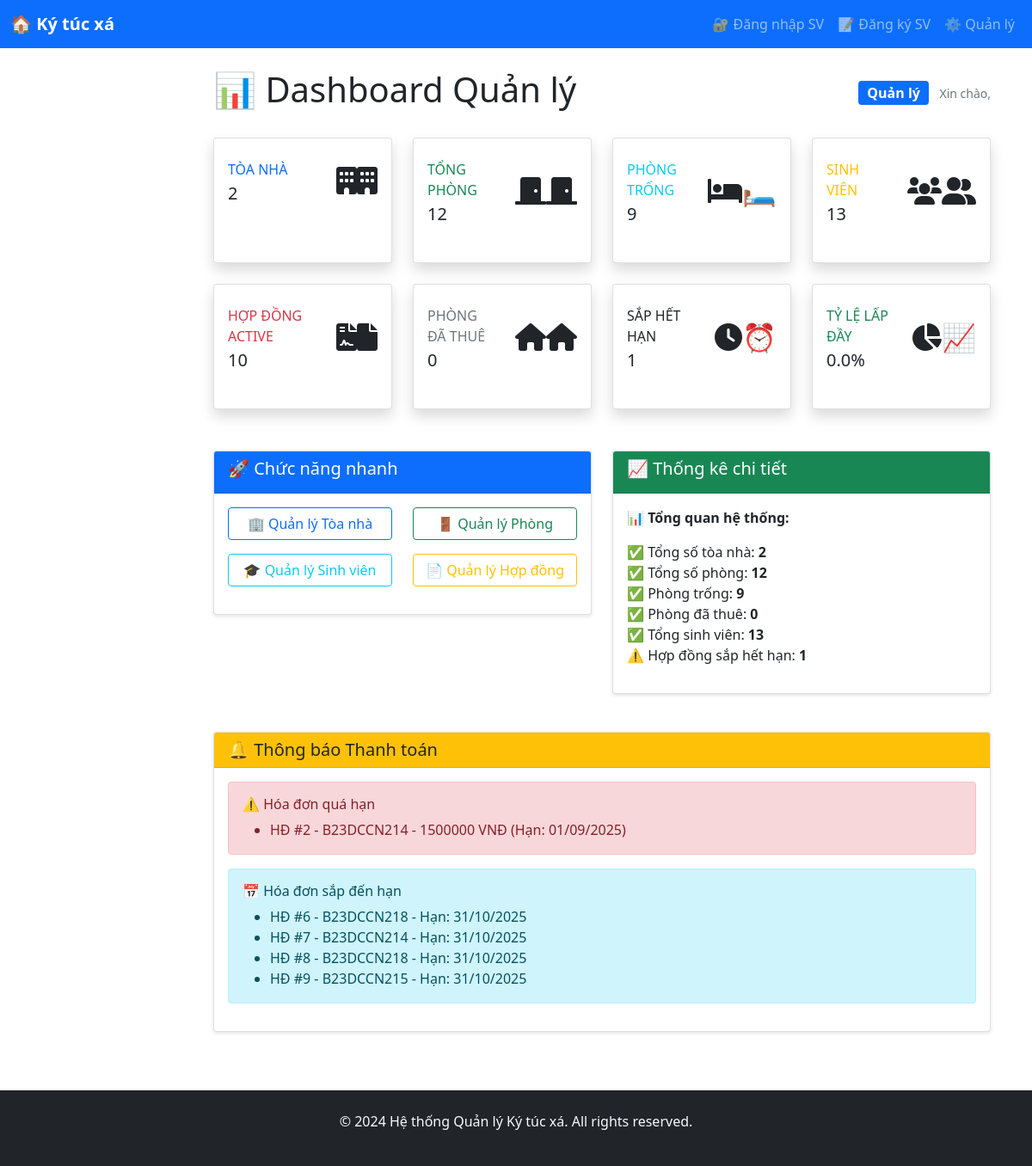
Before: /dashboard/ with the older database file.
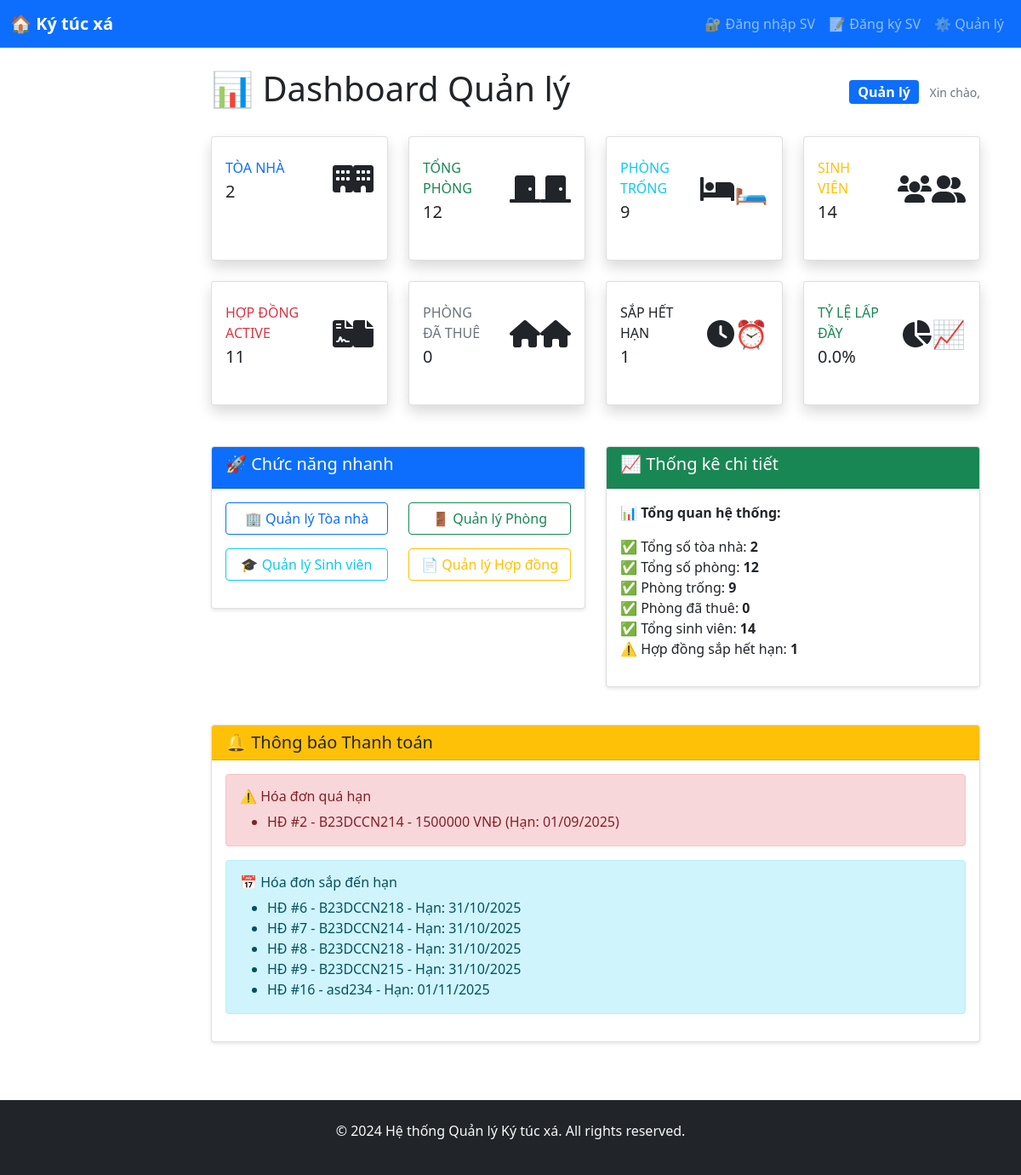
After: the same page with the newer database file.
### payment/models.py (models this page shows, shortened)
class Payment(models.Model):
    PAYMENT_METHODS = (
        ('cash', 'Tiền mặt'),
        ('bank_transfer', 'Chuyển khoản'),
        ('momo', 'Ví MoMo'),
        ('zalopay', 'ZaloPay'),
    )
    STATUS_CHOICES = (
        ('pending', 'Chờ thanh toán'),
        ('paid', 'Đã thanh toán'),
        ('cancelled', 'Đã hủy'),
        ('failed', 'Thất bại'),
    )
    contract = models.ForeignKey(Contract, on_delete=models.CASCADE)
    student = models.ForeignKey(
        Student,
        on_delete=models.CASCADE,
        default=1  # ID của student mặc định
    )
    amount = models.DecimalField(max_digits=12, decimal_places=2)
    payment_method = models.CharField(max_length=20, choices=PAYMENT_METHODS, default='cash')
    status = models.CharField(max_length=20, choices=STATUS_CHOICES, default='pending')
    due_date = models.DateField()
    paid_date = models.DateField(null=True, blank=True)
    transaction_id = models.CharField(max_length=100, blank=True)
    notes = models.TextField(blank=True)
    created_at = models.DateTimeField(auto_now_add=True)
    updated_at = models.DateTimeField(auto_now=True)

### dormitory/models.py (models this page shows, shortened)
class Contract(models.Model):
    contract_number = models.CharField(max_length=20, unique=True)
    student = models.ForeignKey(Student, on_delete=models.CASCADE)
    room = models.ForeignKey(Room, on_delete=models.CASCADE)
    start_date = models.DateField()
    end_date = models.DateField()
    deposit = models.DecimalField(max_digits=10, decimal_places=2)
    status_choices = (
        ('active', 'Đang hoạt động'),
        ('expired', 'Đã hết hạn'),
        ('terminated', 'Đã chấm dứt'),
    )
    status = models.CharField(max_length=20, choices=status_choices, default='active')
    created_at = models.DateTimeField(auto_now_add=True)

class Student(models.Model):
    user = models.OneToOneField(CustomUser, on_delete=models.CASCADE)
    student_id = models.CharField(max_length=20, unique=True)
    university = models.CharField(max_length=200)
    faculty = models.CharField(max_length=100)
    course = models.CharField(max_length=50)
    full_name = models.CharField(max_length=100, blank=True)
    date_of_birth = models.DateField(null=True, blank=True)

### dormitory/views.py (the view)
# urls.py: path('dashboard/', views.dashboard, name='dashboard'),
def dashboard(request):
    total_buildings = Building.objects.count()
    total_rooms = Room.objects.count()
    available_rooms = Room.objects.filter(status='available').count()
    occupied_rooms = Room.objects.filter(status='occupied').count()
    total_students = Student.objects.count()
    active_contracts = Contract.objects.filter(status='active').count()
    if total_rooms > 0:
        occupancy_percentage = (occupied_rooms / total_rooms) * 100
    else:
        occupancy_percentage = 0
    from datetime import date, timedelta
    upcoming_expiry = Contract.objects.filter(
        status='active',
        end_date__lte=date.today() + timedelta(days=30)
    ).count()
    from payment.models import Payment
    from django.utils import timezone
    today = timezone.now().date()
    overdue_payments = Payment.objects.filter(
        status='pending',
        due_date__lt=today
    ).select_related('contract__student', 'contract__room')[:5]  # 5 cái gần nhất
    upcoming_payments = Payment.objects.filter(
        status='pending',
        due_date__range=[today, today + timedelta(days=7)]
    ).select_related('contract__student', 'contract__room')[:5]
    total_pending_payments = Payment.objects.filter(status='pending').count()
    total_overdue_payments = Payment.objects.filter(status='pending', due_date__lt=today).count()
    context = {
        'stats': {
            'total_buildings': total_buildings,
            'total_rooms': total_rooms,
            'available_rooms': available_rooms,
            'occupied_rooms': occupied_rooms,
            'occupancy_percentage': occupancy_percentage,
            'total_students': total_students,
            'active_contracts': active_contracts,
            'upcoming_expiry': upcoming_expiry,
            'total_pending_payments': total_pending_payments,
            'total_overdue_payments': total_overdue_payments,
        },
        'overdue_payments': overdue_payments,
        'upcoming_payments': upcoming_payments,
        'today': today,
    }
    return render(request, 'dormitory/dashboard.html', context)

### dormitory/templates/dormitory/dashboard.html (shortened to what the changed rows need)
{% extends 'base.html' %}
{% block content %}
<div class="d-flex justify-content-between align-items-center mb-4">
    <h1>📊 Dashboard Quản lý</h1>
</div>
<div class="row">
    <div class="col-xl-3 col-md-6 mb-4">
        <div class="card border-left-warning shadow h-100 py-2">
            <div class="card-body">
                <div class="row no-gutters align-items-center">
                    <div class="col mr-2">
                        <div class="text-xs font-weight-bold text-warning text-uppercase mb-1">
                            Sinh viên
                        </div>
                        <div class="h5 mb-0 font-weight-bold text-gray-800">
                            {{ stats.total_students }}
                        </div>
                    </div>
                </div>
            </div>
        </div>
    </div>
</div>
<div class="row">
    <div class="col-xl-3 col-md-6 mb-4">
        <div class="card border-left-danger shadow h-100 py-2">
            <div class="card-body">
                <div class="row no-gutters align-items-center">
                    <div class="col mr-2">
                        <div class="text-xs font-weight-bold text-danger text-uppercase mb-1">
                            Hợp đồng Active
                        </div>
                        <div class="h5 mb-0 font-weight-bold text-gray-800">
                            {{ stats.active_contracts }}
                        </div>
                    </div>
                </div>
            </div>
        </div>
    </div>
</div>
<div class="row mt-4">
    <div class="col-md-6">
        <div class="card">
            <div class="card-body">
                <ul class="list-unstyled">
                    <li>✅ Tổng sinh viên: <strong>{{ stats.total_students }}</strong></li>
                </ul>
            </div>
        </div>
    </div>
</div>
{% if overdue_payments or upcoming_payments %}
{% include 'payment/payment_notifications.html' %}
{% endif %}
{% endblock %}

### payment/templates/payment/payment_notifications.html
<div class="card mt-4">
    <div class="card-header bg-warning text-dark">
        <h5 class="mb-0">🔔 Thông báo Thanh toán</h5>
    </div>
    <div class="card-body">
        {% if overdue_payments %}
        <div class="alert alert-danger">
            <h6>⚠️ Hóa đơn quá hạn</h6>
            <ul class="mb-0">
                {% for payment in overdue_payments %}
                <li>
                    HĐ #{{ payment.id }} - {{ payment.contract.student.student_id }}
                    - {{ payment.amount|floatformat:0 }} VNĐ
                    (Hạn: {{ payment.due_date|date:"d/m/Y" }})
                </li>
                {% endfor %}
            </ul>
        </div>
        {% endif %}
        {% if upcoming_payments %}
        <div class="alert alert-info">
            <h6>📅 Hóa đơn sắp đến hạn</h6>
            <ul class="mb-0">
                {% for payment in upcoming_payments %}
                <li>
                    HĐ #{{ payment.id }} - {{ payment.contract.student.student_id }}
                    - Hạn: {{ payment.due_date|date:"d/m/Y" }}
                </li>
                {% endfor %}
            </ul>
        </div>
        {% endif %}
    </div>
</div>

Changed rows visible on the page:
added Payment: id "16", contract.student.student_id "asd234", due_date "01/11/2025", shown under "📅 Hóa đơn sắp đến hạn"
Other visible differences:
{{ stats.total_students }}: "13" → "14"
{{ stats.active_contracts }}: "10" → "11"
